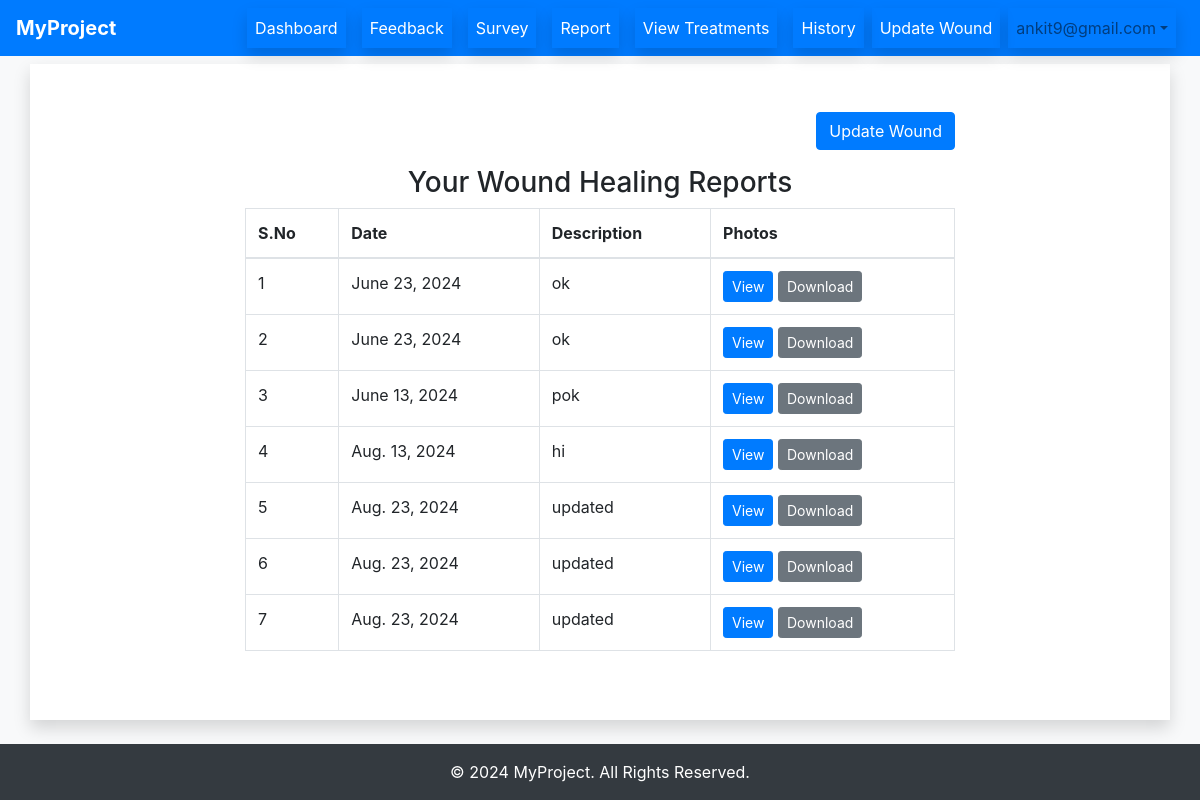
The page /viewwound/ (signed in) on the database its author committed.
### main/models.py (models this page shows, shortened)
class WoundHealing(models.Model):
    patient = models.ForeignKey(User, on_delete=models.CASCADE)
    date = models.DateField()
    description = models.TextField()
    photos = models.ImageField(upload_to='wound_photos/')

### main/decorators.py (the view)
    @login_required(login_url='/login/')
    def _wrapped_view(request, *args, **kwargs):
        try:
            request.user.patient
        except Patient.DoesNotExist:
            auth_logout(request)
            return HttpResponseRedirect(reverse('login'))
        return view_func(request, *args, **kwargs)

### main/views.py (called while the page is built)
@patient_required
def viewwound(request):
    user = request.user
    patient = Patient.objects.get(user=user)
    wounds = WoundHealing.objects.filter(patient=user)
    return render(request, 'view_wound.html', {'wound_reports': wounds})

### templates/view_wound.html
{% extends 'base.html' %}
{% block content %}
<div class="container mt-5">
    <div class="row justify-content-center">
        <div class="col-md-8">
            <div >
                <div class="text-right mb-3">
                    <a href="{% url 'health' %}" class="btn btn-primary">Update Wound</a>
                </div>
                <h3 class="text-center">Your Wound Healing Reports</h3>
            </div>
            <table class="table table-bordered">
                <thead>
                    <tr>
                        <th>S.No</th>
                        <th>Date</th>
                        <th>Description</th>
                        <th>Photos</th>
                    </tr>
                </thead>
                <tbody>
                    {% for wound_report in wound_reports %}
                    <tr>
                        <td>{{ forloop.counter }}</td>
                        <td>{{ wound_report.date }}</td>
                        <td>{{ wound_report.description }}</td>
                        <td>
                            <a href="{{ wound_report.photos.url }}" class="btn btn-sm btn-primary" target="_blank">View</a>
                            <a href="{{ wound_report.photos.url }}" class="btn btn-sm btn-secondary" download>Download</a>
                        </td>
                    </tr>
                    {% endfor %}
                </tbody>
            </table>
        </div>
    </div>
</div>
{% endblock content %}

### templates/base.html (style rules this page uses)
html, body { height: 100%; margin: 0; }

### rows shown on the page
WoundHealing: date "June 23, 2024", description "ok"
WoundHealing: date "June 23, 2024", description "ok"
WoundHealing: date "June 13, 2024", description "pok"
WoundHealing: date "Aug. 13, 2024", description "hi"
WoundHealing: date "Aug. 23, 2024", description "updated"
WoundHealing: date "Aug. 23, 2024", description "updated"
WoundHealing: date "Aug. 23, 2024", description "updated"

### other values the page prints
{{ request.session.name }} "ankit9@gmail.com"
